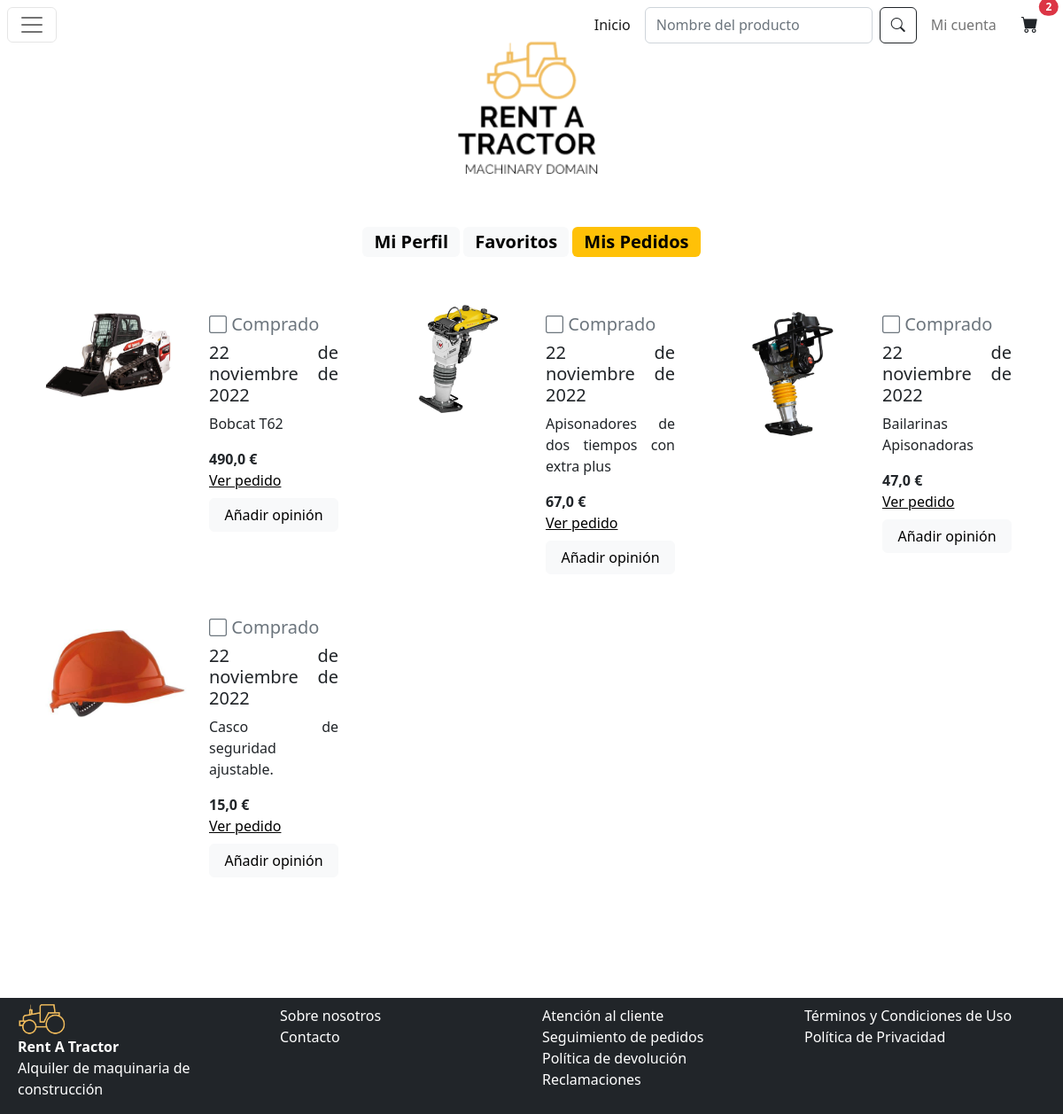
The page /misPedidos/ on the database as committed earlier.
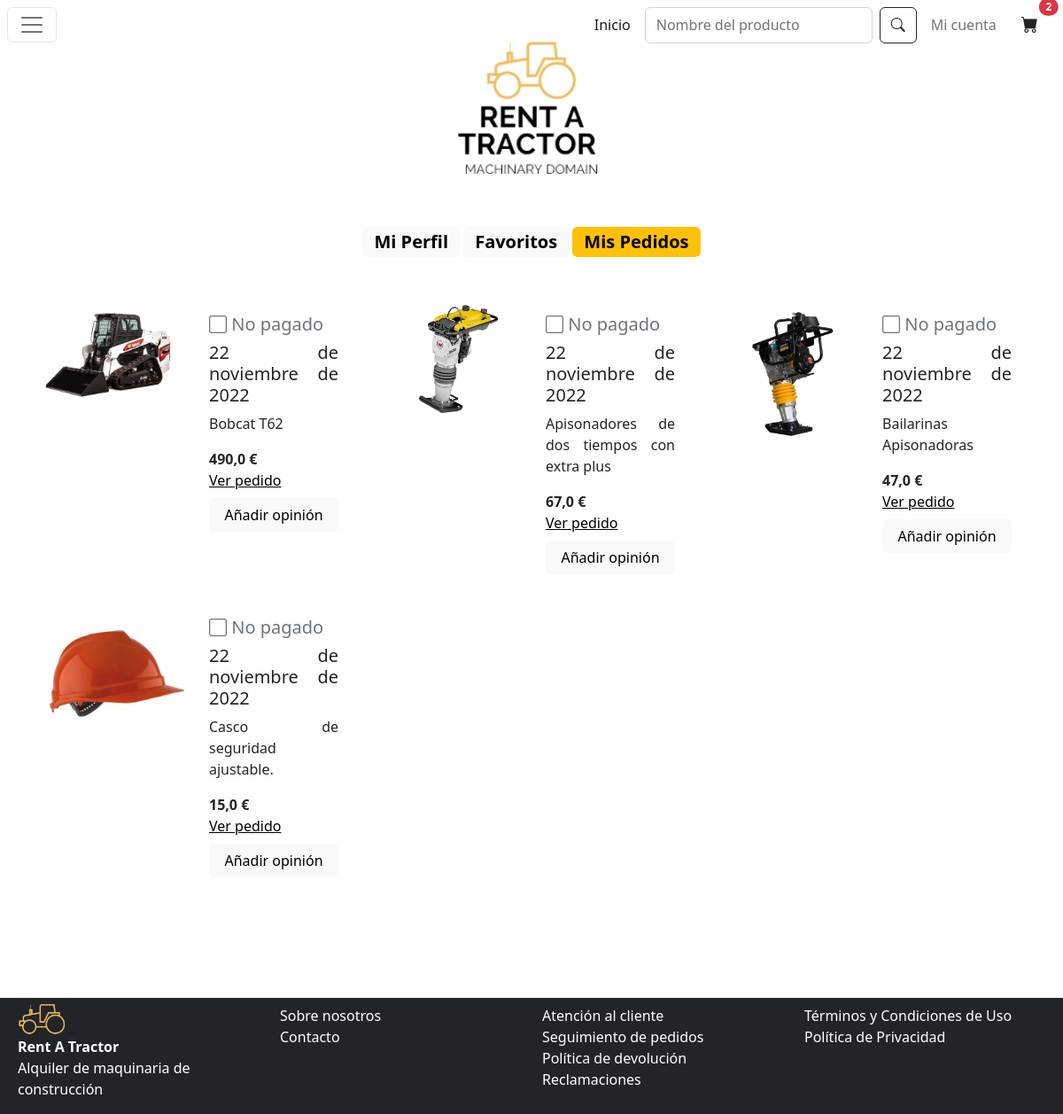
The same page on the database as committed later.
### app/models.py (models this page shows)
class Pedido(models.Model):
    id = models.IntegerField(primary_key=True)
    fecha_pedido = models.DateField()
    direccion_envio = models.CharField(max_length=256)
    direccion_facturacion = models.CharField(max_length=256)
    estado_pedido = models.CharField(choices=EstadoPedido.choices(), default=EstadoPedido.comprado, max_length=256)
    cliente = models.ForeignKey('Cliente', on_delete=models.CASCADE)
    maquina = models.ManyToManyField('Maquina')
    tarjeta = models.ForeignKey('Tarjeta', null=True, on_delete=models.SET_NULL)
    pago_contrareembolso = models.BooleanField(default=False)
    recogida_en_tienda = models.BooleanField(default=False)

### app/views.py (the view)
# urls.py: path('misPedidos/', views.misPedidos),
def misPedidos(request):
    pedidos = Pedido.objects.filter(cliente__id=1)
    cesta = EnCesta.objects.filter(cliente__id = 1)
    formulario = SearchForm()
    if request.method == 'POST':
        formulario = SearchForm(request.POST)
        if formulario.is_valid():
            request.session['search'] = formulario.cleaned_data['search']
            return redirect('/catalogo/Resultados de: ' + request.session['search'])
    return render(request, 'misPedidos.html', {'pedidos': pedidos, 'cesta': cesta, 'formulario': formulario, 'STATIC_URL':settings.STATIC_URL})

### app/forms.py
class SearchForm(forms.Form):
    search = forms.CharField(widget=forms.TextInput(attrs={"class":"form-control me-2", "placeholder": "Nombre del producto"}), label=False, required=False)

### app/templatetags/custom_template_tags.py (called while the page is built)
@register.filter(name='subtract')
def subtract(value, arg):
    return value - arg

### app/templates/misPedidos.html
{% extends 'master.html' %} {% block contenido %}
{% load custom_template_tags %}
<div class="text-center">
    <span class="badge text-bg-light fs-5"> <a class = "text-decoration-none text-black" href="/miCuenta"> Mi Perfil</a></span>
    <span class="badge text-bg-light fs-5"><a class = "text-decoration-none text-black" href="/favoritos">Favoritos</a></span>
    <span class="badge text-bg-warning fs-5"><a class = "text-decoration-none text-black" href="/misPedidos">Mis Pedidos</a></span>
</div>
<div class="mt-5">
    <div class="row mb-5">
      {% for pedido in pedidos %}
        {% for producto in pedido.maquina.all %}
          <div class="col-md-4">
              <div class="card mb-3 border-0" style="max-width: 540px;">
                  <div class="row g-0">
                    <div class="col-md-6">
                      <img src="../../media/{{producto.imagen}}" class="img-fluid rounded-start" alt="{{producto.nombre}}">
                    </div>
                    <div class="col-md-6">
                      <div class="card-body">
                        <h5 class="text-muted">
                          {% if pedido.estado_pedido != 'Recogido' %}
                          <i class="bi bi-square"></i>
                          {% else %}
                          <i class="bi bi-check-square"></i>
                          {% endif %}
                          {{pedido.estado_pedido}}</h5>
                        <h5 class="card-title">{{pedido.fecha_pedido}}</h5>
                        <p class="card-text">{{producto.nombre}}</p>
                        <strong class="card-text">
                          {% if producto.descuento != 0 %}
                          {{producto.precio|subtract:producto.descuento}}
                          {% else %}
                          {{producto.precio}}
                          {% endif %} €</strong> <br/>
                        <a href="/confirmacion/{{pedido.id}}" class="text-black">Ver pedido</a> <br/>
                        <a href="#" class="btn btn-light w-100 mt-2">Añadir opinión</a>
                      </div>
                    </div>
                  </div>
                </div>
          </div>
        {% endfor %}
      {% endfor %}
    </div>
</div>
{% endblock %}

Rows that differ between the two databases and show on the page:
changed Pedido: estado_pedido "Comprado" → "No pagado"
